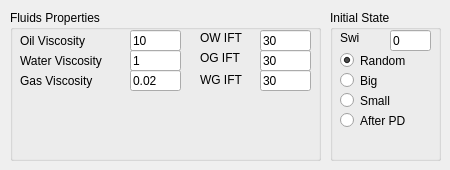
        <widget class="QWidget" name="tab_2">
         <attribute name="title">
          <string>Fluids</string>
         </attribute>
         <widget class="QGroupBox" name="groupBox_7">
          <property name="geometry">
           <rect>
            <x>10</x>
            <y>10</y>
            <width>311</width>
            <height>151</height>
           </rect>
          </property>
          <property name="title">
           <string>Fluids Properties</string>
          </property>
          <property name="flat">
           <bool>true</bool>
          </property>
          <widget class="QLabel" name="label_20">
           <property name="geometry">
            <rect>
             <x>10</x>
             <y>20</y>
             <width>111</width>
             <height>21</height>
            </rect>
           </property>
           <property name="text">
            <string>Oil Viscosity</string>
           </property>
          </widget>
          <widget class="QLineEdit" name="twoPhaseOilVisLineEdit">
           <property name="geometry">
            <rect>
             <x>120</x>
             <y>20</y>
             <width>51</width>
             <height>21</height>
            </rect>
           </property>
           <property name="toolTip">
            <string>cP</string>
           </property>
           <property name="text">
            <string>10</string>
           </property>
          </widget>
          <widget class="QLineEdit" name="twoPhaseWaterVisLineEdit">
           <property name="geometry">
            <rect>
             <x>120</x>
             <y>40</y>
             <width>51</width>
             <height>21</height>
            </rect>
           </property>
           <property name="toolTip">
            <string>cP</string>
           </property>
           <property name="text">
            <string>1</string>
           </property>
          </widget>
          <widget class="QLabel" name="label_21">
           <property name="geometry">
            <rect>
             <x>10</x>
             <y>40</y>
             <width>111</width>
             <height>21</height>
            </rect>
           </property>
           <property name="text">
            <string>Water Viscosity</string>
           </property>
          </widget>
          <widget class="QLineEdit" name="twoPhaseGasVisLineEdit">
           <property name="geometry">
            <rect>
             <x>120</x>
             <y>60</y>
             <width>51</width>
             <height>21</height>
            </rect>
           </property>
           <property name="toolTip">
            <string>cP</string>
           </property>
           <property name="text">
            <string>0.02</string>
           </property>
          </widget>
          <widget class="QLabel" name="label_22">
           <property name="geometry">
            <rect>
             <x>10</x>
             <y>60</y>
             <width>111</width>
             <height>21</height>
            </rect>
           </property>
           <property name="text">
            <string>Gas Viscosity</string>
           </property>
          </widget>
          <widget class="QLabel" name="label_23">
           <property name="geometry">
            <rect>
             <x>190</x>
             <y>20</y>
             <width>61</width>
             <height>16</height>
            </rect>
           </property>
           <property name="text">
            <string>OW IFT</string>
           </property>
          </widget>
          <widget class="QLineEdit" name="twoPhaseOWIFTLineEdit">
           <property name="geometry">
            <rect>
             <x>250</x>
             <y>20</y>
             <width>51</width>
             <height>21</height>
            </rect>
           </property>
           <property name="toolTip">
            <string>dyn/cm</string>
           </property>
           <property name="text">
            <string>30</string>
           </property>
          </widget>
          <widget class="QLabel" name="label_24">
           <property name="geometry">
            <rect>
             <x>190</x>
             <y>40</y>
             <width>61</width>
             <height>16</height>
            </rect>
           </property>
           <property name="text">
            <string>OG IFT</string>
           </property>
          </widget>
          <widget class="QLineEdit" name="twoPhaseOGIFTLineEdit">
           <property name="geometry">
            <rect>
             <x>250</x>
             <y>40</y>
             <width>51</width>
             <height>21</height>
            </rect>
           </property>
           <property name="toolTip">
            <string>dyn/cm</string>
           </property>
           <property name="text">
            <string>30</string>
           </property>
          </widget>
          <widget class="QLineEdit" name="twoPhaseWGIFTLineEdit">
           <property name="geometry">
            <rect>
             <x>250</x>
             <y>60</y>
             <width>51</width>
             <height>21</height>
            </rect>
           </property>
           <property name="toolTip">
            <string>dyn/cm</string>
           </property>
           <property name="text">
            <string>30</string>
           </property>
          </widget>
          <widget class="QLabel" name="label_70">
           <property name="geometry">
            <rect>
             <x>190</x>
             <y>60</y>
             <width>61</width>
             <height>20</height>
            </rect>
           </property>
           <property name="text">
            <string>WG IFT</string>
           </property>
          </widget>
         </widget>
         <widget class="QGroupBox" name="groupBox_9">
          <property name="geometry">
           <rect>
            <x>330</x>
            <y>10</y>
            <width>111</width>
            <height>151</height>
           </rect>
          </property>
          <property name="title">
           <string>Initial State</string>
          </property>
          <property name="flat">
           <bool>true</bool>
          </property>
          <widget class="QLabel" name="label_26">
           <property name="geometry">
            <rect>
             <x>10</x>
             <y>20</y>
             <width>51</width>
             <height>16</height>
            </rect>
           </property>
           <property name="text">
            <string>Swi</string>
           </property>
          </widget>
          <widget class="QRadioButton" name="twoPhaseSwRandomRadioButton">
           <property name="geometry">
            <rect>
             <x>10</x>
             <y>40</y>
             <width>81</width>
             <height>21</height>
            </rect>
           </property>
           <property name="text">
            <string>Random</string>
           </property>
           <property name="checked">
            <bool>true</bool>
           </property>
          </widget>
          <widget class="QRadioButton" name="twoPhaseSwBigRadioButton">
           <property name="geometry">
            <rect>
             <x>10</x>
             <y>60</y>
             <width>81</width>
             <height>21</height>
            </rect>
           </property>
           <property name="text">
            <string>Big</string>
           </property>
          </widget>
          <widget class="QRadioButton" name="twoPhaseSwSmallRadioButton">
           <property name="geometry">
            <rect>
             <x>10</x>
             <y>80</y>
             <width>81</width>
             <height>21</height>
            </rect>
           </property>
           <property name="text">
            <string>Small</string>
           </property>
          </widget>
          <widget class="QRadioButton" name="twoPhaseSwAPDRadioButton">
           <property name="geometry">
            <rect>
             <x>10</x>
             <y>100</y>
             <width>81</width>
             <height>21</height>
            </rect>
           </property>
           <property name="text">
            <string>After PD</string>
           </property>
          </widget>
          <widget class="QLineEdit" name="twoPhaseInitialSwSpinBox">
           <property name="geometry">
            <rect>
             <x>60</x>
             <y>20</y>
             <width>41</width>
             <height>21</height>
            </rect>
           </property>
           <property name="toolTip">
            <string>fraction</string>
           </property>
           <property name="text">
            <string>0</string>
           </property>
          </widget>
         </widget>
        </widget>
